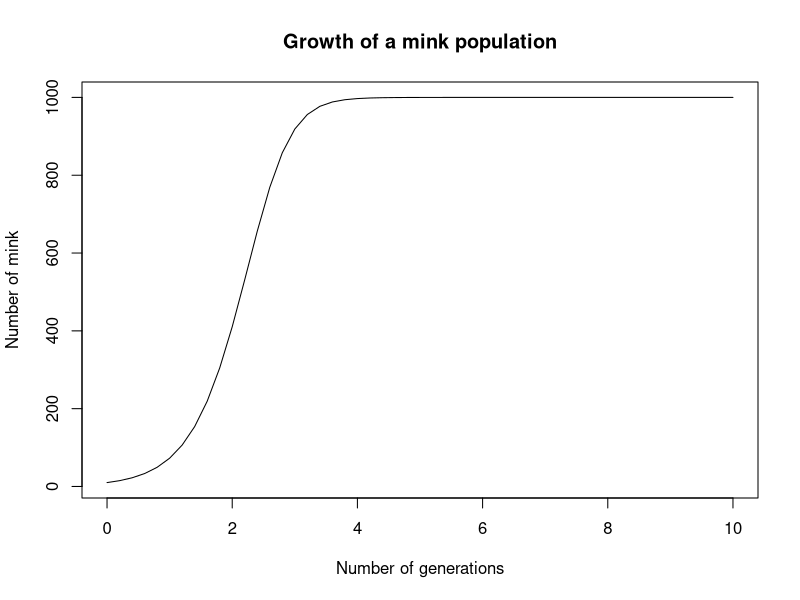
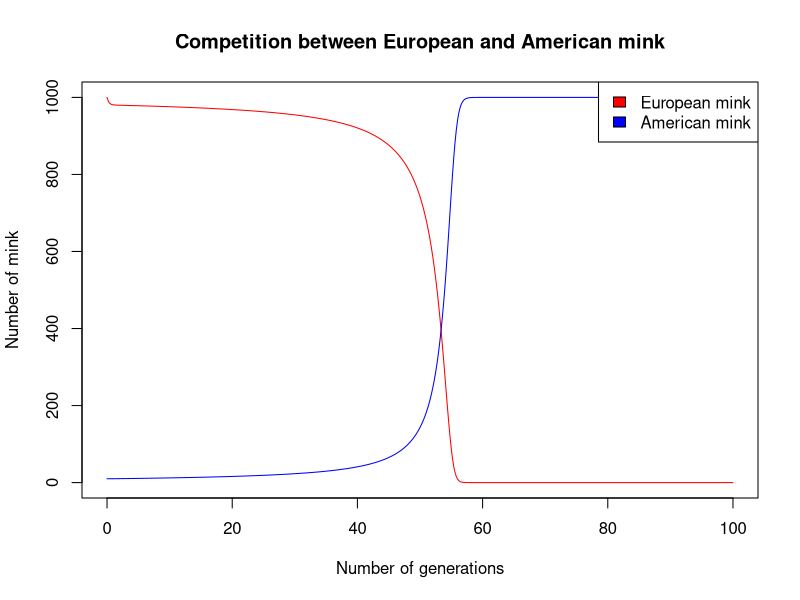
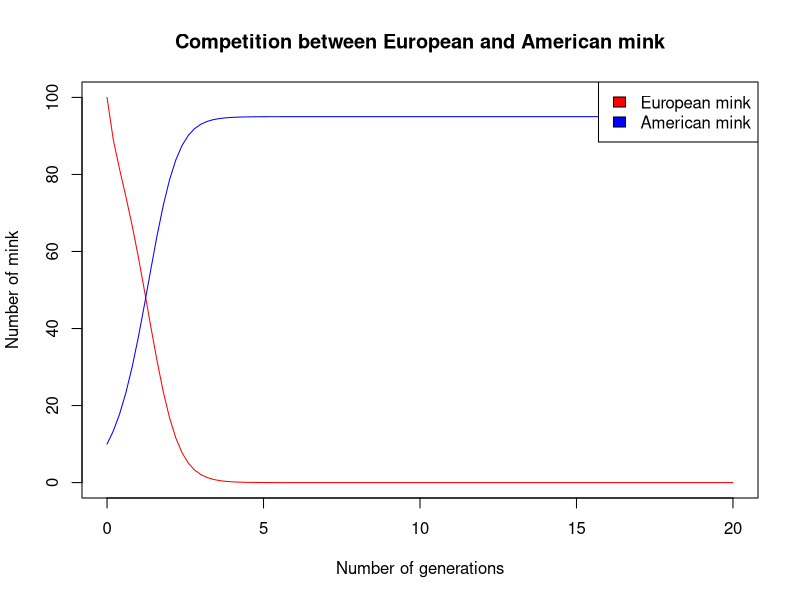
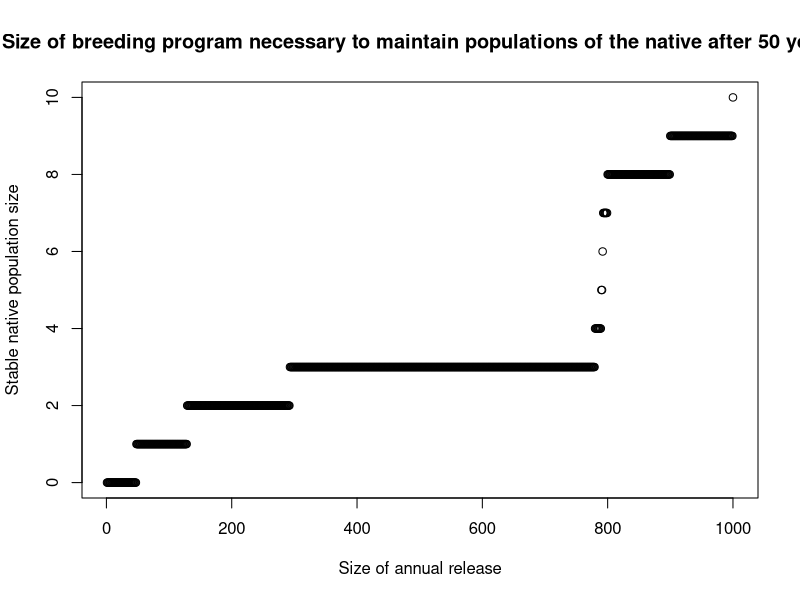

Write R code to recreate these figures, in order.
## ---- chunk 1
knitr::opts_chunk$set(echo = TRUE)
## ---- chunk 2
# I'm going to define the function that does a simulation run up here and hide
# it, since it's not that relevant to the actual models. Of course, everyone
# will see it when they download this file, but you can just ignore this if you
# don't understand it.
run_simulation <- function(
        f,        # A function that defines the system of equations
        X,        # The initial populations
        N,        # The number of generations.
        d = 0.2   # The size of the step -- keep it small to avoid chaos.
) {
        # Define the number of simulation steps.
        n_steps <- floor(N / d)
        # Define the number of populations.
        n_pop <- length(X)
        # Define a matrix to hold all the results. Have an extra column for
        # the timestamp, and an extra row for the initial conditions.
        results <- matrix(nrow = n_steps + 1, ncol = n_pop + 1)
        # Insert the initial populations.
        results[1, ] <- c(0, X)
        # Run the simulation. Use a first-order approximation.
        for (t in 1:n_steps) {
                results[t + 1, -1] <- results[t, -1] + f(results[t, -1]) * d
                # Prevent negative populations
                results[t + 1, -1] <- ifelse(
                        results[t + 1, -1] < 0,
                        0,
                        results[t + 1, -1]
                )
                # Add the timestamp
                results[t + 1, 1] <- t * d
        }
        return(results)
}
## ---- chunk 3
logistic <- function(X) {
        # Define the parameters.
        K <- 1000
        r <- 2.5
        # Calculate the result from the model.
        res <- r * X * (1 - X / K)
        return(res)
}
## ---- chunk 4
res <- run_simulation(
        logistic,   # Use our model.
        X = 10,     # Start with 10 individuals.
        N = 10      # Run it for 20 generations (ie. years).
)
## ---- chunk 5
# Plot our results.
plot(
        res[, 1], res[, 2],
        type = "l",    # For a line graph
        xlab = "Number of generations",
        ylab = "Number of mink",
        main = "Growth of a mink population"
)
## ---- chunk 6
lv_competition <- function(X) {
        # Define the parameters.
        K <- 1000
        rx <- 2.5
        ry <- 2     # Smaller litters for the invader
        a_xy <- 2   # Competitive impact on the natives
        a_yx <- 1   # Competitive impact on the invaders
        # Read the current population values
        x <- X[1]
        y <- X[2]
        # Calculate the equation results.
        res_x <- rx * x * (1 - (x + a_xy * y) / K)
        res_y <- ry * y * (1 - (y + a_yx * x) / K)
        return(c(res_x, res_y))
}
## ---- chunk 7
res <- run_simulation(
        lv_competition,   # Use our model.
        X = c(1000, 10),  # Start with 10 invaders, and the natives at carrying capacity.
        N = 100           # Run it for 100 generations (ie. years).
)
## ---- chunk 8
# Plot our results.
plot(
        res[, 1], res[, 2],  # Natives
        type = "l",    # For a line graph
        col = "red",
        xlab = "Number of generations",
        ylab = "Number of mink",
        main = "Competition between European and American mink",
        ylim = c(0, 1000)    # Plot the full y-axis
)
lines(res[, 1], res[, 3], col = "blue")  # Invaders
legend(
        "topright",
        legend = c("European mink", "American mink"),
        fill = c("red", "blue")
)
## ---- chunk 9
summary(res[
        res[, 1] < 20,   # Look at population within the first 20 years
        3                # For the invasive
])
## ---- chunk 10
catford <- function(
        X,
        hx = 0,
        hy = 0,    # Propagule pressure -- 0 for now.
        mx = 0.1,
        my = mx   # Mortality rates -- equal for now.
) {
        # Define the parameters.
        K <- 100    # Number of habitat patches
        rx <- 2.5
        ry <- 2     # Smaller litters for the invader
        # Read the current population values
        x <- X[1]
        y <- X[2]
        # Calculate the equation results.
        res_x <- (rx * x + hx) * (1 - (x + y) / K) - (mx + ry * y / K + hy) * x
        res_y <- (ry * y + hy) * (1 - y / K) - my * y
        return(c(res_x, res_y))
}
## ---- chunk 11
res <- run_simulation(
        catford,          # Use our model.
        X = c(100, 10),   # Start with 10 invaders, and the natives at carrying capacity.
        N = 20            # Run it for 20 generations (ie. years).
)
## ---- chunk 12
# Plot our results.
plot(
        res[, 1], res[, 2],  # Natives
        type = "l",    # For a line graph
        col = "red",
        xlab = "Number of generations",
        ylab = "Number of mink",
        main = "Competition between European and American mink",
        ylim = c(0, 100)    # Plot the full y-axis
)
lines(res[, 1], res[, 3], col = "blue")  # Invaders
legend(
        "topright",
        legend = c("European mink", "American mink"),
        fill = c("red", "blue")
)
## ---- chunk 13
# Let's run a simulation for values of hx ranging from 1 to 1000, and see
# how many European mink-occupied habitats we have after 50 years.
hx <- 1:1000
res <- rep(NA, length(hx))    # create a vector to hold the results
for (i in seq_along(hx)) {
        sim_res <- run_simulation(
                # Use our model with the new value of h
                function(X) catford(X, hx = hx[i]),
                X = c(100, 10),   # Start with 10 invaders, and the natives at carrying capacity.
                N = 50            # Run it for 50 generations (ie. years).
        )
        # Store the last value of the native population.
        res[i] <- floor(sim_res[nrow(sim_res), 2])
}
## ---- chunk 14
# Let's plot the results.
plot(
        hx, res,
        xlab = "Size of annual release",
        ylab = "Stable native population size",
        main = "Size of breeding program necessary to maintain populations of the native after 50 years",
)
